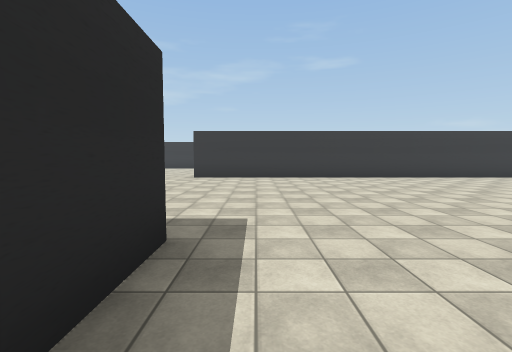
[1] (above)

18 first-person views from a walk through a Unity game level. The camera is 1.5 m above the floor, tilts 4° down and sees 85° across. The floor is counted in squares, 2 m on a side. Each view is taken from the middle of a square. On the plan, view 1 faces up. The plan holds only what a view shows up to about 10 squares ahead; the rest is blank. The place goes on beyond the plan. The player is left out. Some surface patterns are stand-ins.

[2]
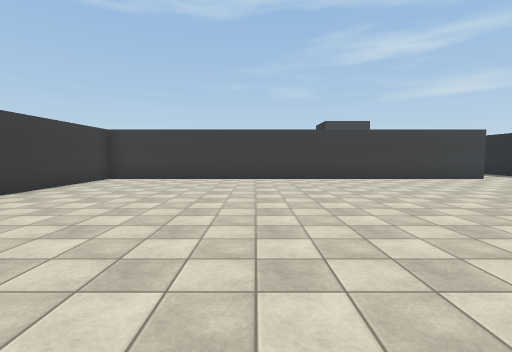

[3]
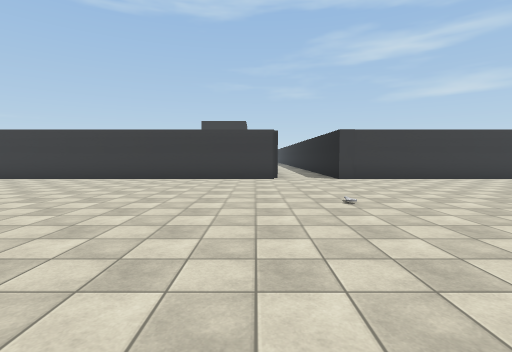

[4]
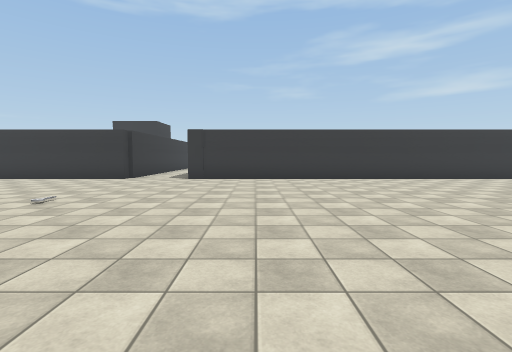

[5]
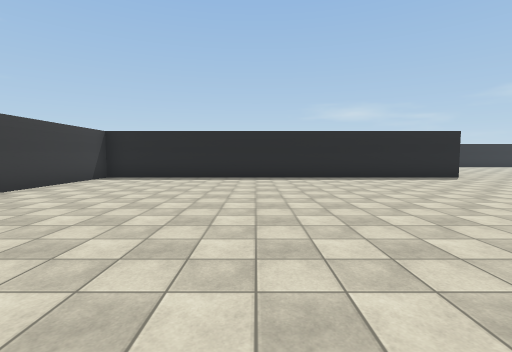

[6]
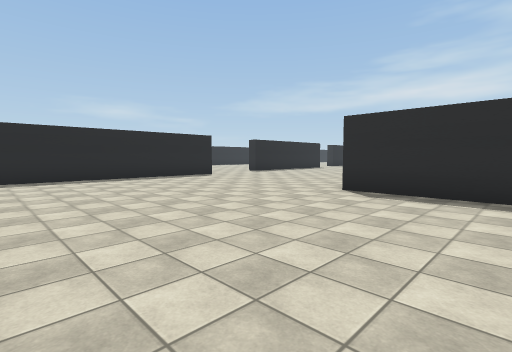

[7]
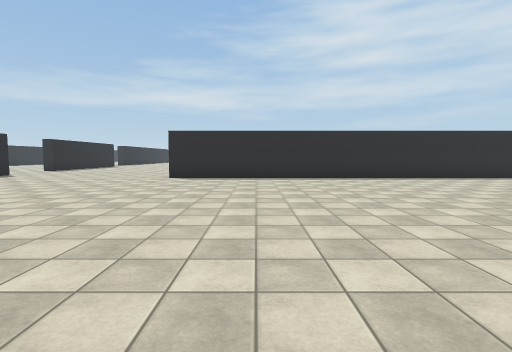

[8]
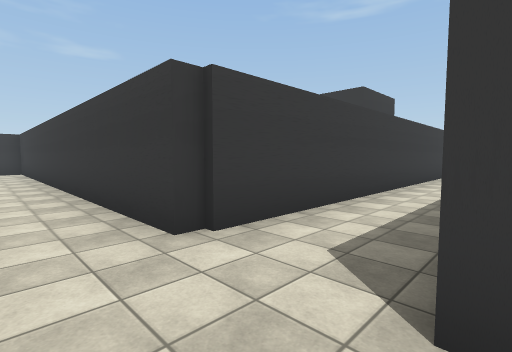

[9]
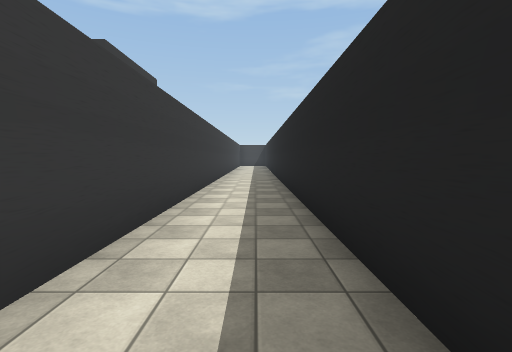

[10]
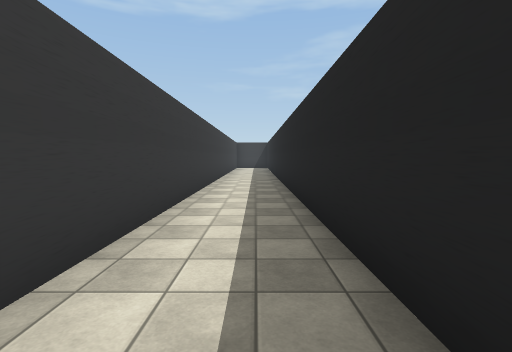

[11]
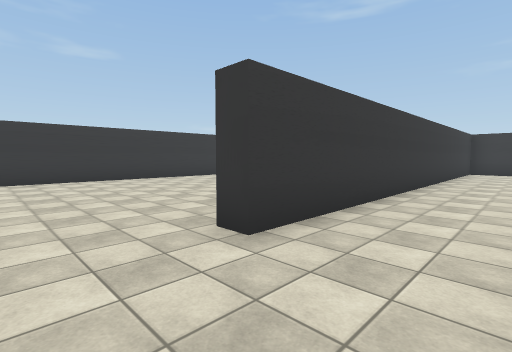

[12]
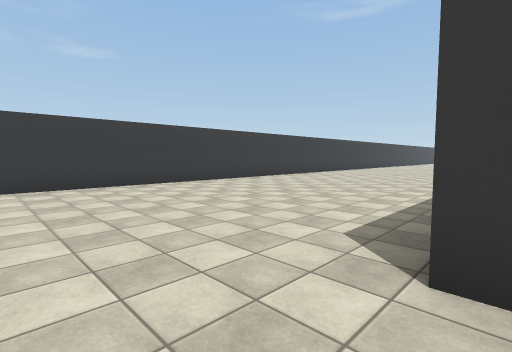

[13]
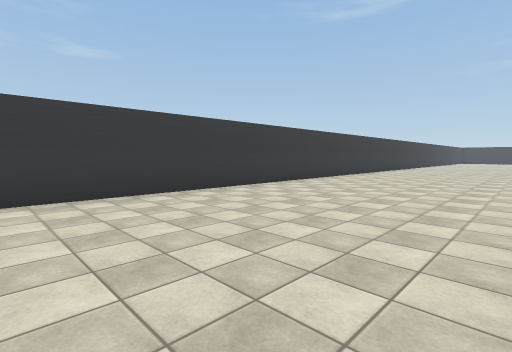

[14]
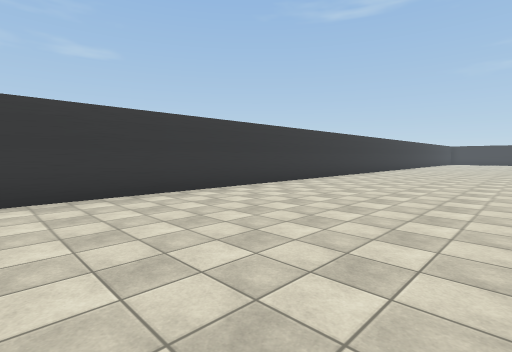

[15]
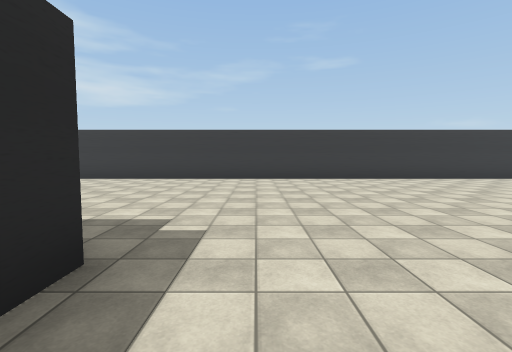

[16]
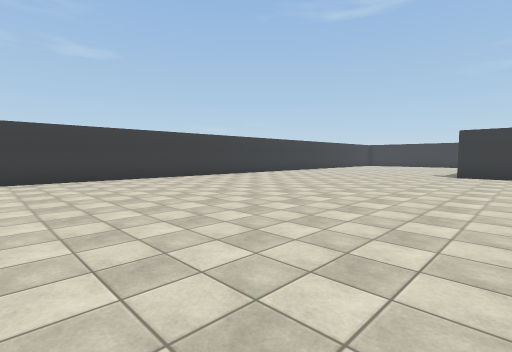

[17]
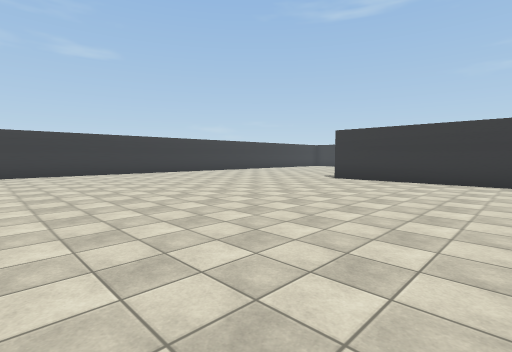

[18]
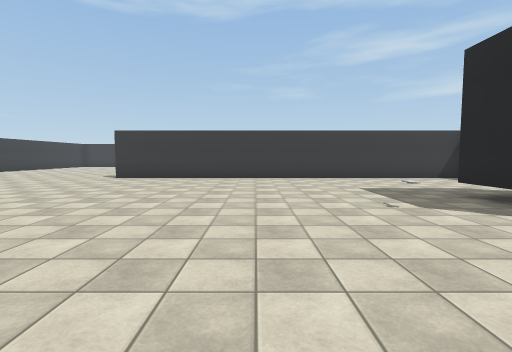

### Floor plan
Points are (right, up) in squares from view 1. A wall is a line through its corners. A room is listed if a view was taken in it or the views show most of it. See-through windows are left out.
Room 1 (views 1, 2, 3, 4, 5, 6, 7, 8, 9, 10, 11)
walls: (-0.8, 2.5) (-0.8, -10.1); (12.8, -4.8) (24.4, -4.8); (-2.2, -16.9) (10.3, -16.9) (10.3, -4.8) (11, -4.8); (24.4, -2.8) (10.3, -2.8) (10.3, 9.9) (-2.2, 9.9)
ways out: opening at (-3.5, 10) to room 2; opening at (-3.5, -17)
Room 2 (views 12, 13, 14, 15, 16, 17, 18)
walls: (10.8, 10) (10.8, 9.2); (18.2, 1.1) (19.5, 1.1); (20.6, 17.4) (-3.8, 17.4); (-2.2, 9.9) (-2.2, 10.5); (23.8, -2.1) (23.8, 10)
ways out: opening at (-3.5, 10) to room 1

Positions as (right, up) in squares from view 1, and headings:
1: (0, 0), facing up
2: (1, 5), facing right
3: (1, -2), facing right
4: (1, -7), facing right
5: (5, -7), facing down
6: (5, -7), facing down-left
7: (9, -7), facing left
8: (9, -5), facing up-right
9: (12, -4), facing right
10: (16, -4), facing right
11: (-4, 8), facing up-right
12: (-4, 10), facing up-right
13: (-1, 12), facing up-right
14: (4, 12), facing up-right
15: (12, 8), facing up
16: (12, 8), facing up-right
17: (15, 5), facing up-right
18: (14, 5), facing right
